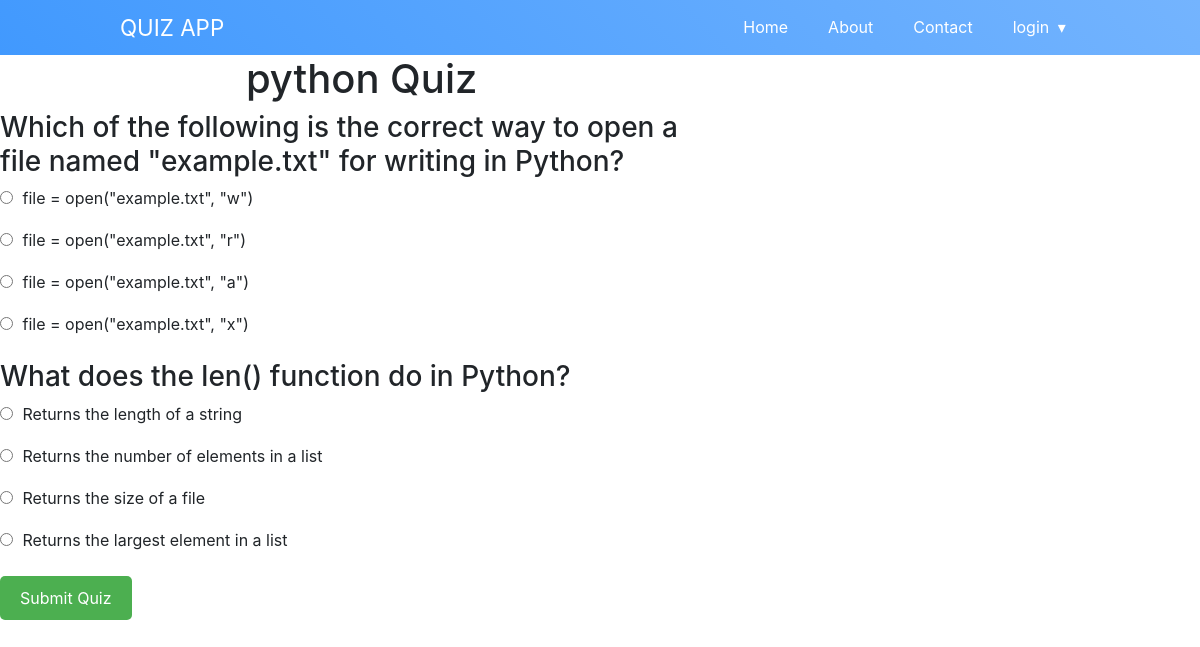
The app's page /quiz/1/ with its own data.
### question/models.py (models this page shows, shortened)
class Course(models.Model):
    name = models.CharField(max_length=100)

class Question(models.Model):
    course = models.ForeignKey(Course, on_delete=models.CASCADE)
    question_text = models.TextField()
    option1 = models.CharField(max_length=100)
    option2 = models.CharField(max_length=100)
    option3 = models.CharField(max_length=100)
    option4 = models.CharField(max_length=100)
    correct_option = models.CharField(max_length=100)

### question/views.py (the view)
# urls.py: path('quiz/<int:course_id>/', views.quiz, name='quiz'),
def quiz(request, course_id):
    course = Course.objects.get(pk=course_id)
    questions = list(Question.objects.filter(course=course))
    random.shuffle(questions)  # Shuffle the questions
    return render(request, 'quiz.html', {'course': course, 'questions': questions})

### templates/quiz.html (shortened to what this page needs)
{% extends "base.html" %}
{% block content %}
  <h1>{{ course.name }} Quiz</h1>
  <form action="{% url 'quiz:submit_quiz' course.id %}" method="post">
    {% for question in questions %}
      <h3>{{ question.question_text }}</h3>
      <ul>
        <li>
          <input type="radio" name="question_{{ question.id }}" value="{{ question.option1 }}">
          <label for="question_{{ question.id }}_1">{{ question.option1 }}</label>
        </li>
        <li>
          <input type="radio" name="question_{{ question.id }}" value="{{ question.option2 }}">
          <label for="question_{{ question.id }}_2">{{ question.option2 }}</label>
        </li>
        <li>
          <input type="radio" name="question_{{ question.id }}" value="{{ question.option3 }}">
          <label for="question_{{ question.id }}_3">{{ question.option3 }}</label>
        </li>
        <li>
          <input type="radio" name="question_{{ question.id }}" value="{{ question.option4 }}">
          <label for="question_{{ question.id }}_4">{{ question.option4 }}</label>
        </li>
      </ul>
    {% endfor %}
    <button type="submit">Submit Quiz</button>
  </form>
{% endblock %}

### static/css/nav.css (style rules this page uses)
body { margin: 0; padding: 0; font-family: 'Roboto', sans-serif; }

### static/css/quizpage.css (style rules this page uses)
h1 { text-align: center; font-size: 2em; margin-bottom: 20px; }

### static/css/quiz.css (style rules this page uses)
h1 { text-align: center; margin-bottom: 20px; }
h3 { margin-top: 20px; margin-bottom: 10px; }
ul { list-style: none; padding: 0; margin: 0; }
li { margin-bottom: 10px; }
input[type="radio"] { margin-right: 5px; }
label { cursor: pointer; }
button[type="submit"] { background-color: #4CAF50; color: white; padding: 10px 20px; border: none; border-radius: 5px; cursor: pointer; }

### templates/base.html (style rules this page uses)
body { margin: 0; padding: 0; font-family: sans-serif; }

### records on screen
Course: name "python"
Question: question_text "Which of the following is the correct way to open a file named \"example.txt\" for writing in Python?", option1 "file = open(\"example.txt\", \"w\")", option2 "file = open(\"example.txt\", \"r\")", option3 "file = open(\"example.txt\", \"a\")", option4 "file = open(\"example.txt\", \"x\")"
Question: question_text "What does the len() function do in Python?", option1 "Returns the length of a string", option2 "Returns the number of elements in a list", option3 "Returns the size of a file", option4 "Returns the largest element in a list"
